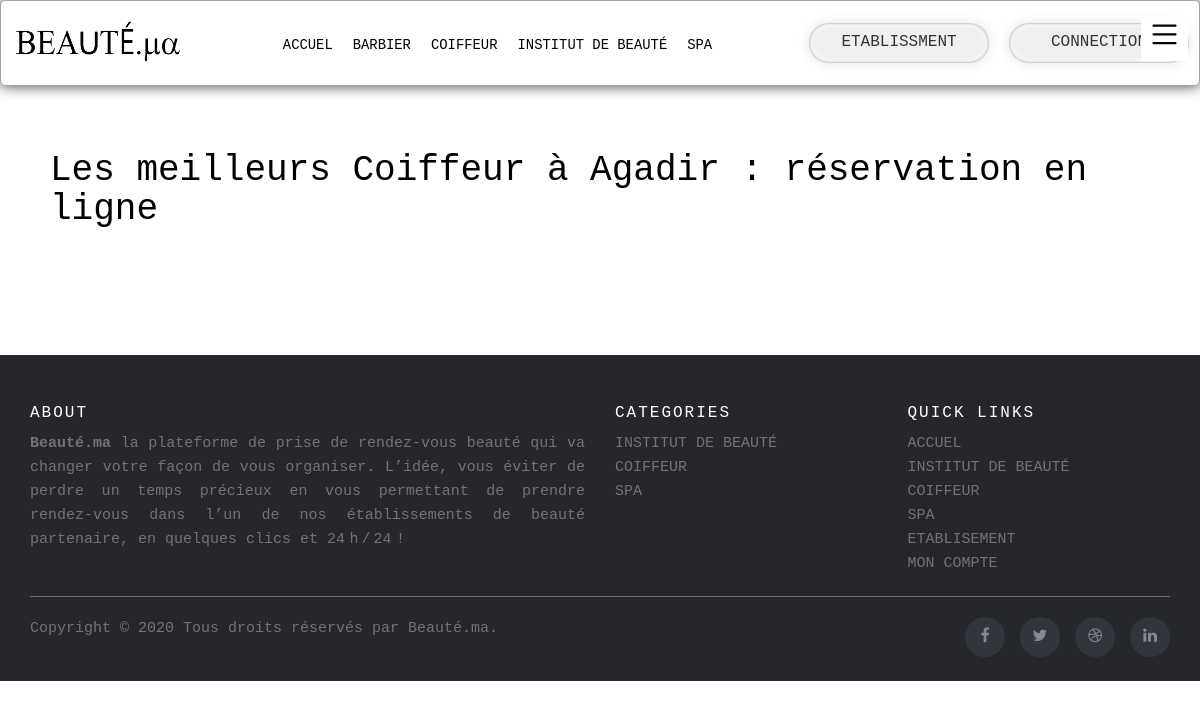
The app's page /index/et.php?cate=1&ville=Agadir with its own data.
### tables this page shows
CREATE TABLE `categories` (
  `categoryId` int(11) NOT NULL,
  `categoryName` varchar(100) NOT NULL,
  `categoryDesc` varchar(500) DEFAULT NULL,
  `categoryKey` varchar(500) DEFAULT NULL
);

### index/et.php (the view, shortened to what this page needs)
<!DOCTYPE html>
<html lang="en">
<head>
    <link rel="stylesheet" href="https://cdnjs.cloudflare.com/ajax/libs/font-awesome/4.7.0/css/font-awesome.min.css">
    <link rel="stylesheet" href="https://maxcdn.bootstrapcdn.com/bootstrap/3.3.7/css/bootstrap.min.css">
    <link rel="stylesheet" href="..\style\index.css">
    <link rel="stylesheet" href="..\style\et.css">
</head>
<body>
     <?php
     require 'navbar.php';
     ?>
     <?php
         if(isset($_GET['cate']) && $_GET['ville'] ){
           $cate=$_GET['cate'];
           $ville=$_GET['ville'];
           }
           else{
           echo'erreur';
           }
     ?>
     <br><br>
    <div class="et" style="max-width:1100px;margin:auto">
         <?php
         $sql="SELECT `categories`.`categoryName` FROM `categories` WHERE `categories`.`categoryId` =$cate";
         $stmt = $db->query($sql);
         while ($row = $stmt->fetch()) {
            $rowCate=$row['categoryName'];
         }
         ?>
   <?php
        echo('<h1 style="color: black;">Les meilleurs '.$rowCate.'   à '.$ville.'   : réservation en ligne</h1>')
   ?>
    <div class="espace"></div>
    <br><br>
    </div>
    <?php
    require 'footer.php';
    ?>
</body>
</html>

### index/navbar.php (shortened to what this page needs)
<header class="header">
    <h1 class="logo"><a href="#"><img src="../photo/logo.png" alt=""></a></h1>
    <ul class="main-nav" id="ul">
      <li><a href="index.php">ACCUEL</a></li>
      <?php
      $db=Database::connect();
      $stmt = $db->query("SELECT * FROM `categories` ORDER BY `categories`.`categoryName`");
      while ($row = $stmt->fetch()) {
      echo '<a href="etabl.php?cate='.$row['categoryId'].'">'.$row['categoryName'].'</a></li>';
      }
      $existe='';
      ?>
  </ul>
  <ul class="ul-1" id="ul1">
      <li>
          <div class="input">
            <?php
             if($_SESSION['ID'] != NULL){
               if($existe !=''){
                 $link="admin.php";
               }
               else if($existe==''){
                 $link="etablessment.php";
               }
             }
             else $link="login.php";
             ?>
                <form action=<?php echo$link; ?>>
                  <input type="submit" value="ETABLISSMENT">
               </form>
          </div>
      </li>
      <li>
        <div>
          <?php
          if($_SESSION['ID'] != NULL){
            $value="Deconnecte";
            echo'<form method="POST"  >';
            echo'<input type="submit" name='.$value.' value='.$value.'>';
            echo'</form>';
          }
          else{
            $value="Connection";
            echo'<form action="login.php">
            <input type="submit" value="'.$value.'">
            </form>';
          }
          ?>
        </div>
    </li>
  </ul>
  <button class="plus-menu" id="btn1" value="btn1" onclick="menu(this.value)" style="display: block;">
          <div >
        </div>
      </button>
</header>

### style/index.css (style rules this page uses)
* { box-sizing: border-box; }
body { font-family: "Courier New", Courier, monospace ; line-height: 1.6; margin: 0; min-height: 100vh; }
ul { margin: 0; padding: 0; list-style: none; }
.logo { margin: 0; }
.logo img { height: 50px; width: 175px; margin: 0; padding: 0; }
a { text-decoration: none; color: black; }
.main-nav { margin-top: 5px; }
.logo a, .main-nav a { padding: 0px 10px; text-transform: uppercase; text-align: center; display: block; }
.main-nav a { color:black; font-size: .99em; }
.header { padding-top: .5em; padding-bottom: .5em; border: 1px solid #a2a2a2; background-color: #ffffff; box-shadow: 0px 0px 14px 0px rgba(0,0,0,0.75); border-radius: 5px; }
.ul-1 { display: flex; flex-wrap: wrap; justify-content: center; }
.ul-1 li { padding: 15px 10px; text-align: center; }
.ul-1 li input { border: none; margin: auto; width: 180px; height: 40px; background: #f0efef; box-shadow: 0px 0px 10px 2px rgba(59,59,59,0.1), inset 0 0px 0px 0 rgba(0,0,0,0), inset 0 0px 0 0 rgba(255,255,255,0), inset 0 0px 0px 0 rgba(0,0,0,0), inset 0 0px 0px 0 rgba(0,0,0,0), inset 0 0px 2px 1px #C2C2CB, inset 0 0px 5px 2px #FFFFFF; border-radius: 100px; font-size: 16px; font-family: "Courier New", Courier, monospace ; text-transform: uppercase; }
.ul-1 li div { border-radius: 100px; }
.plus-menu { color: black; position: absolute; top: 17px; right: 12px; border: none; background-color: white; }
@media (min-width: 769px) { .header, .main-nav { display: flex; } }
@media (min-width: 769px) { .header { flex-direction: column; align-items: center; } }
@media (min-width: 1025px) { .header { flex-direction: row; justify-content: space-between; } }
@media (min-width: 1025px) { .plus-menu { display: none; } }
@media (min-width: 1025px) { #ul { display: flex; } }
@media (min-width: 1025px) { #ul1 { display: flex; } }
.espace { height: 70px; width: 100%; background-color: white; }

### records on screen
categories: categoryName "BARBIER"
categories: categoryName "COIFFEUR", categoryName "Coiffeur"
categories: categoryName "INSTITUT DE BEAUTÉ"
categories: categoryName "SPA"

### other values on screen
$ville "Agadir"
